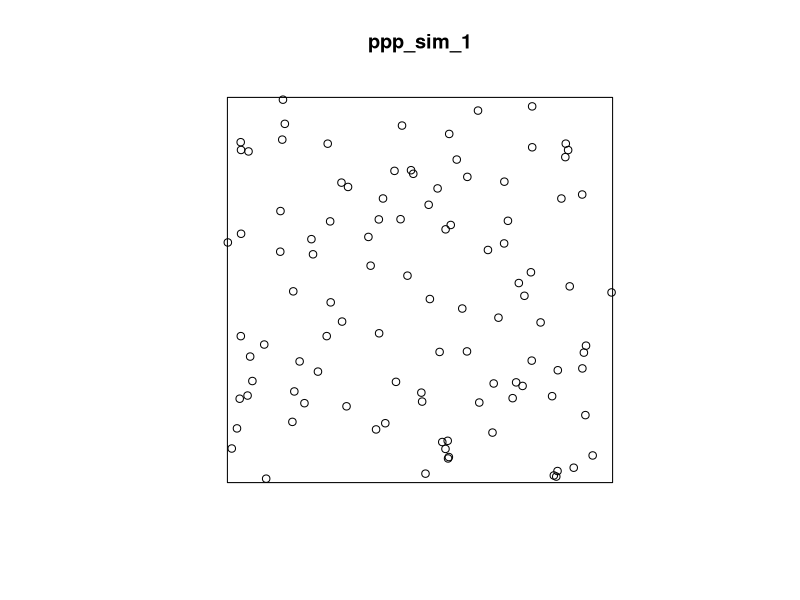
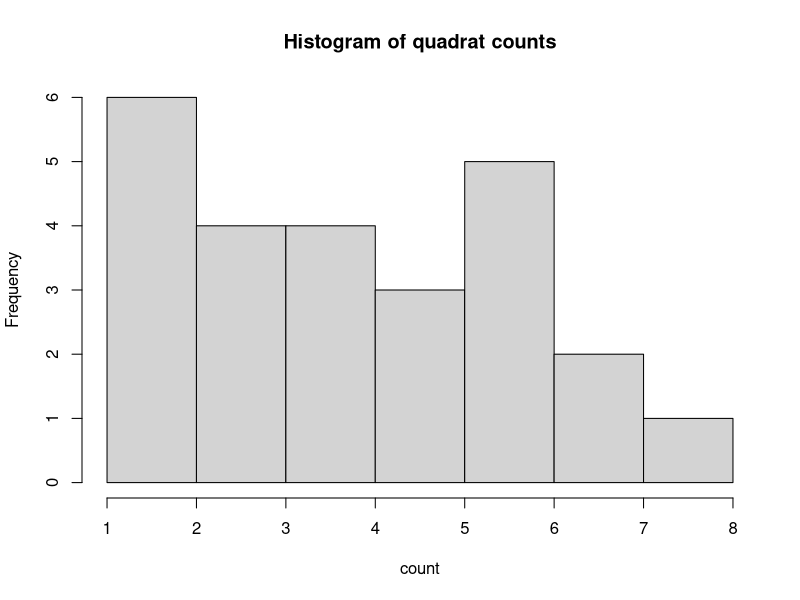
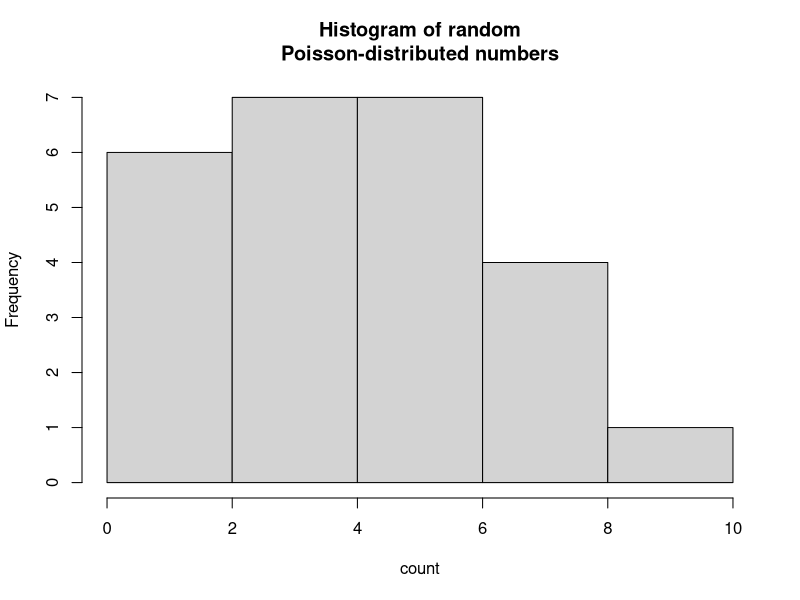
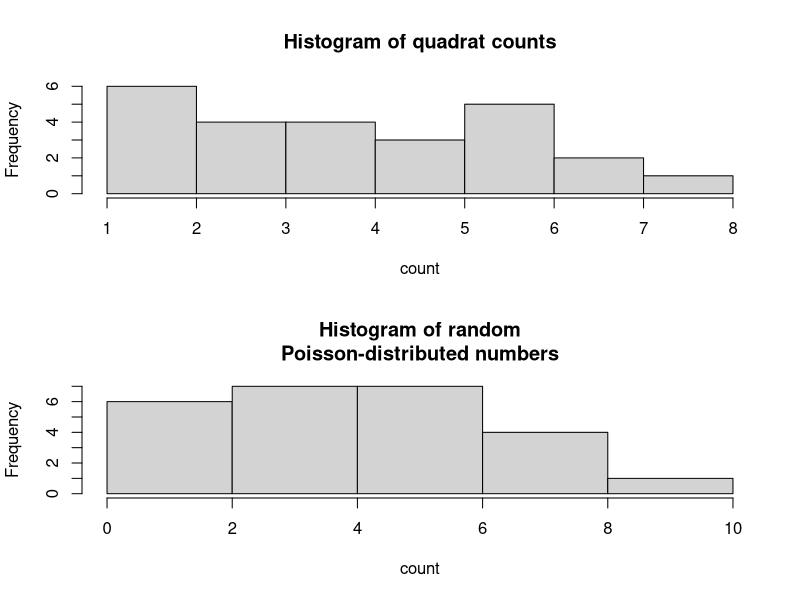
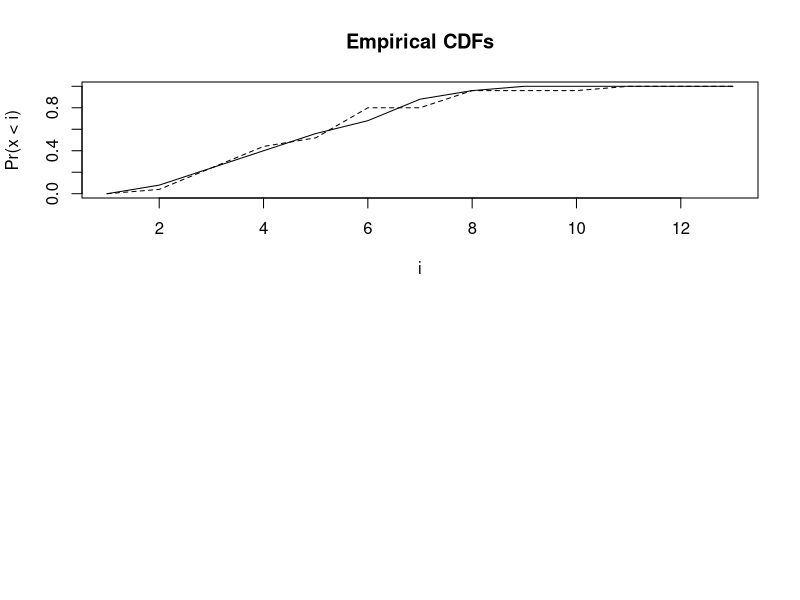

Generate these figures, in order, with R:
install.packages("spatstat")
require(spatstat)

ppp_owin = owin(xrange = c(0, 1), yrange = c(0, 1))
# Set a random seed so we can re-create our results
set.seed(123456789)

lambda_sim = 100
ppp_sim_1 = 
  rpoispp(
    lambda = lambda_sim,
    win = ppp_owin)

plot(ppp_sim_1)

quad_25 = quadratcount(ppp_sim_1, nx = 5, ny = 5)
hist(
  quad_25,
  main = "Histogram of quadrat counts",
  xlab = "count"
)

set.seed(1)
pois_25 = rpois(n = 25, lambda = lambda_sim / 25)
hist(
  pois_25,
  main = "Histogram of random\nPoisson-distributed numbers",
  xlab = "count")

par(mfrow = c(2, 1))

hist(
  quad_25,
  main = "Histogram of quadrat counts",
  xlab = "count"
)
hist(
  pois_25,
  main = "Histogram of random\nPoisson-distributed numbers",
  xlab = "count")

mean(quad_25)

var(c(quad_25))

mean(pois_25)

var(pois_25)


ecdf_pts = ecdf(quad_25)
ecdf_rnd = ecdf(pois_25)
plot(
  ecdf_pts(seq(0, 12)), type = "l",
  main = "Empirical CDFs",
  ylab = "Pr(x < i)", xlab = "i")
lines(ecdf_rnd(seq(0, 12)), lty = 2)

quadrat.test(quad_25)
